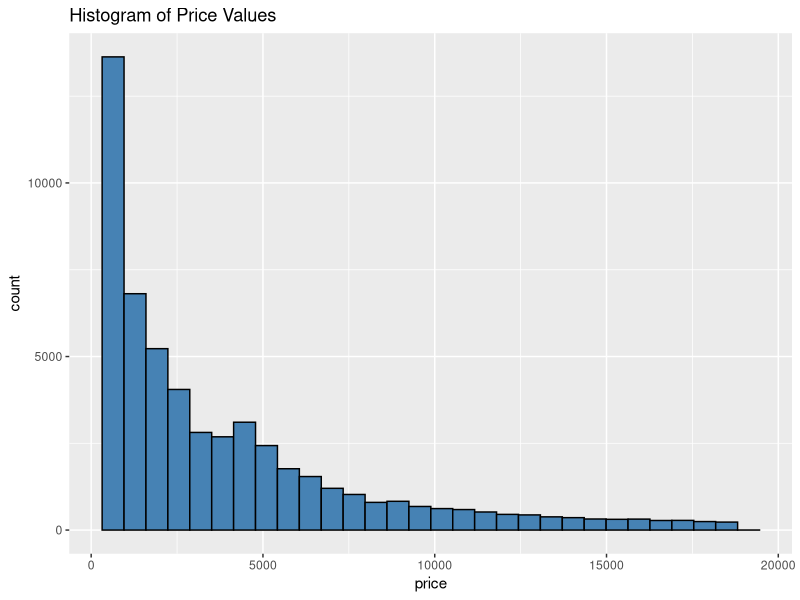

Generate this figure with R:
## ---- chunk 1
knitr::opts_chunk$set(echo = TRUE)
## ---- chunk 2
library(ggplot2)
ggplot2::diamonds
## ---- chunk 3
ggplot(data=diamonds, aes(x=price)) +
  geom_histogram(fill="steelblue", color="black") +
  ggtitle("Histogram of Price Values")

print(Sys.time())
